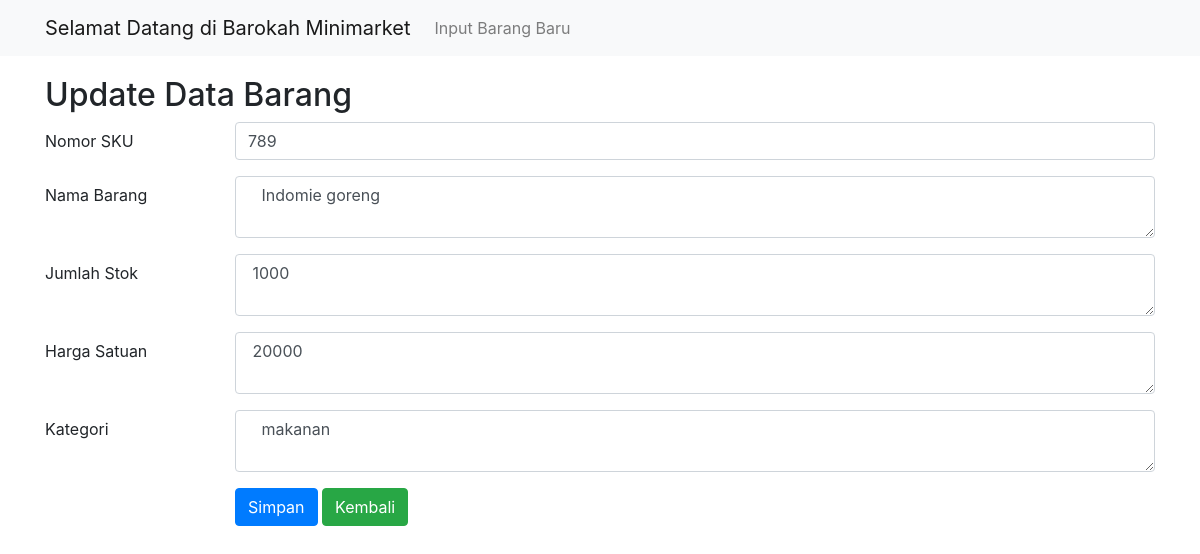
/index.php?fungsi=update&no_barang=4, run on the app's committed database.
### tables this page shows
CREATE TABLE `barang` (
  `no_barang` int(20) NOT NULL,
  `nomor_sku` int(50) NOT NULL,
  `nama_barang` varchar(100) NOT NULL,
  `jumlah_stok` int(20) NOT NULL,
  `harga_satuan` int(50) NOT NULL,
  `kategori` varchar(50) NOT NULL
);

### index.php (the view, shortened to what this page needs)
<!DOCTYPE html>
<html>
<head>
	<link rel="stylesheet" href="https://stackpath.bootstrapcdn.com/bootstrap/4.4.1/css/bootstrap.min.css">
</head>
<body>
	<nav class="navbar navbar-expand-lg navbar-light bg-light">
		<div class="container">
			<a class="navbar-brand" href="index.php"> Selamat Datang di Barokah Minimarket </a>
		<div class="collapse navbar-collapse" id="navbarSuppportedContent">
			<ul class="navbar-nav mr-auto">
				<li class="nav-item">
					<a class="nav-link" href="index.php?fungsi=create"> Input Barang Baru </a>
				</li>
			</ul>
		</div>
	</div>
</nav>
<?php
include('koneksi.php');
?>
	<?php
function update($koneksi){
	if(isset ($_POST['btn_simpan'])){
		$no_barang = $_POST['no_barang'];
		$nomor_sku = $_POST['nomor_sku'];
		$nama_barang = $_POST['nama_barang'];
		$jumlah_stok = $_POST['jumlah_stok'];
		$harga_satuan = $_POST['harga_satuan'];
		$kategori = $_POST['kategori'];
		if(!empty($no_barang) && !empty($nomor_sku) && !empty($nama_barang) && !empty($jumlah_stok) && !empty($harga_satuan) && !empty($kategori)){
			$sql = "UPDATE barang SET nomor_sku='$nomor_sku', nama_barang='$nama_barang', jumlah_stok='$jumlah_stok', harga_satuan='$harga_satuan', kategori='$kategori' WHERE no_barang='$no_barang'";
			echo $sql;
			$update = mysqli_query($koneksi, $sql);
			if($update && isset($_GET['fungsi'])){
				if($_GET['fungsi'] == 'update'){
					header('location: index.php');
				}
			}
		} else{
			$pesan = "Tidak dapat menyimpan data belum lengkap!";
		}
	} else {
			$no_barang = $_GET['no_barang'];
			$sql_barang = "SELECT * FROM barang WHERE no_barang=". $no_barang;
			$query_barang = mysqli_query($koneksi, $sql_barang);
			$data_barang = mysqli_fetch_assoc($query_barang);
	}
?>
	<div class="container" style="margin-top: 20px">
	<h2> Update Data Barang </h2>
	<form action="index.php?fungsi=update" method="post">
		<div class="form-group row">
			<label class="col-sm-2 col-form-label"> Nomor SKU </label>
			<div class="col-sm-10">
				<input type="text" name="nomor_sku" class="form-control" size="20" value="<?php echo $data_barang['nomor_sku']; ?>" required>
			</div>
		</div>
		<div class="form-group row">
			<label class="col-sm-2 col-form-label"> Nama Barang </label>
			<div class="col-sm-10">
				<textarea name="nama_barang" class="form-control" required> <?php echo $data_barang['nama_barang']; ?></textarea>
			</div>
		</div>
		<div class="form-group row">
			<label class="col-sm-2 col-form-label"> Jumlah Stok </label>
			<div class="col-sm-10">
				<textarea name="jumlah_stok" class="form-control" required> <?php echo $data_barang['jumlah_stok']; ?></textarea>
			</div>
		</div>
		<div class="form-group row">
			<label class="col-sm-2 col-form-label"> Harga Satuan </label>
			<div class="col-sm-10">
				<textarea name="harga_satuan" class="form-control" required> <?php echo $data_barang['harga_satuan']; ?></textarea>
			</div>
		</div>
		<div class="form-group row">
			<label class="col-sm-2 col-form-label"> Kategori </label>
			<div class="col-sm-10">
				<textarea name="kategori" class="form-control" required> <?php echo $data_barang['kategori']; ?></textarea>
			</div>
		</div>
		<div class="form-group row">
			<label class="col-sm-2 col-form-label"> &nbsp; </label>
			<div class="col-sm-10">
				<input type="submit" name="btn_simpan" class="btn btn-primary" value="Simpan">
				<a href="index.php" class="btn btn-success" role="button"> Kembali </a>
			</div>
		</div>
	</form>
	</div>
	<?php
}
if(isset($_GET['fungsi'])){
	switch ($_GET['fungsi'])
	{
		case "update":
			update($koneksi);
			break;
	}
} else {
	read($koneksi);
}
?>
</body>
</html>

### data on the page
barang: nomor_sku "789", nama_barang "Indomie goreng", jumlah_stok "1000", harga_satuan "20000", kategori "makanan"
